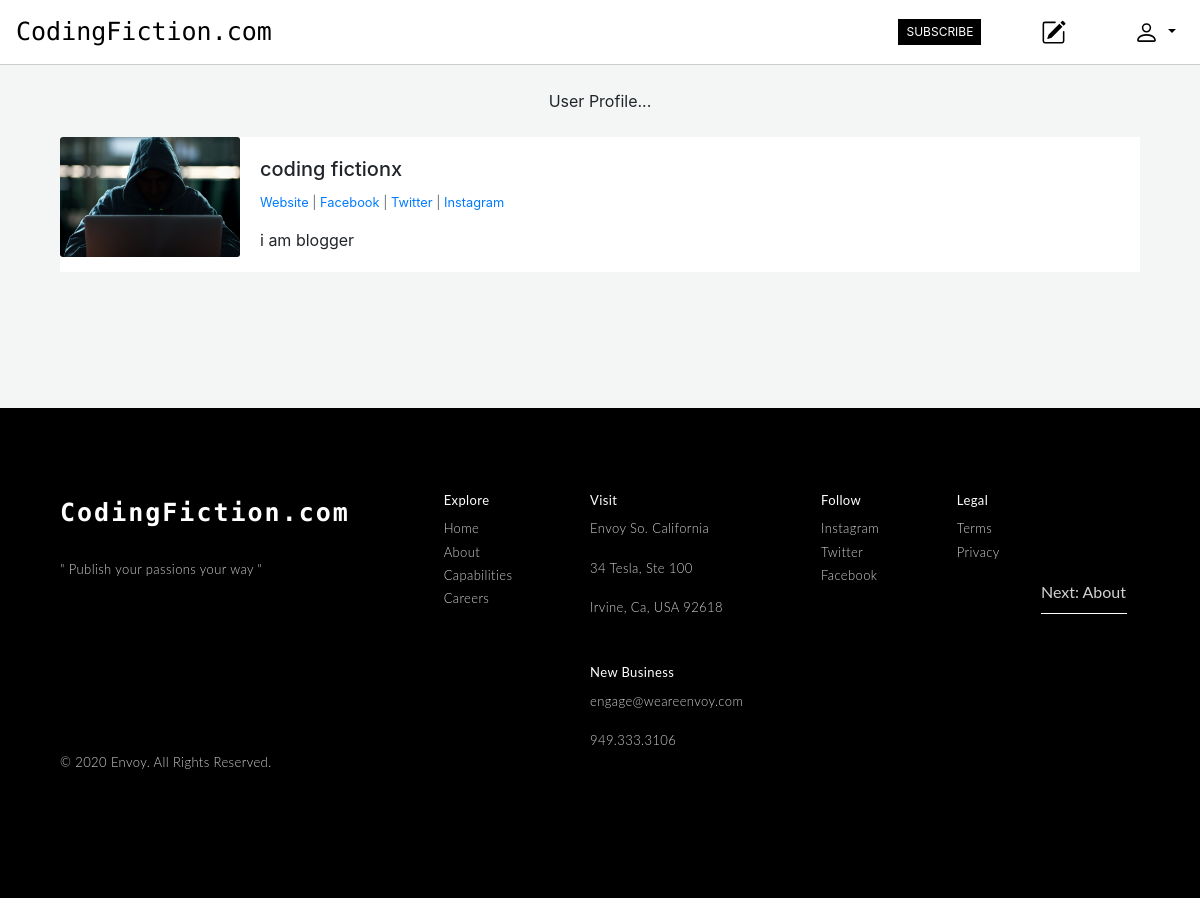
Screenshot of /members/7/profile/ (signed in) with the database file from the repository.
### theblog/models.py (models this page shows, shortened)
class Profile(models.Model):
	user = models.OneToOneField(User, null=True, on_delete=models.CASCADE)
	bio = models.TextField(max_length=50 )
	profile_pic = models.ImageField(null=True, blank=True, upload_to="images/profile/")
	website_url = models.CharField(max_length=255, null=True, blank=True)
	facebook_url = models.CharField(max_length=255, null=True, blank=True)
	twitter_url = models.CharField(max_length=255, null=True, blank=True)
	instagram_url = models.CharField(max_length=255, null=True, blank=True)
	pinterest_url = models.CharField(max_length=255, null=True, blank=True)

### members/views.py (the view)
# urls.py: path('<int:pk>/profile/', ShowProfilePageView.as_view(), name='show_profile_page'),
class ShowProfilePageView(DetailView):
	model = Profile
	template_name = 'registration/user_profile.html'
	def get_context_data(self, *args, **kwargs):
		context = super(ShowProfilePageView, self).get_context_data(*args, **kwargs)
		page_user = get_object_or_404(Profile, id=self.kwargs['pk'])
		context["page_user"] = page_user
		return context

### members/templates/registration/user_profile.html (shortened to what this page needs)
{% extends 'base.html' %}
{% load static %}
{% block content %}
<div class="container small_f d-flex justify-content-center">
	<h>User Profile...</h>
</div>
<br/>
<div class="container">
	<div class="card mb-3">
  <div class="row no-gutters">
    <div class="col-md-2">
{% if page_user.profile_pic %}
      <img src="{{ page_user.profile_pic.url }}" class="card-img">
{% else %}
	<img src="{% static 'theblog/images/default_profile_pic.png' %}" class="card-img">
{% endif %}
    </div>
    <div class="col-md-10">
      <div class="card-body">
        <h5 class="card-title">
        	{{ page_user.user.first_name }}
			{{ page_user.user.last_name }}
		</h5>
<p class="small text-muted">
	{% if page_user.website_url %}
		 <a href="{{ page_user.website_url }}">  Website</a>
	{% endif %}
	{% if page_user.facebook_url %}
		 | <a href="{{ page_user.facebook_url }}">Facebook</a>
	{% endif %}
	{% if page_user.twitter_url %}
		| <a href="{{ page_user.twitter_url }}">Twitter</a>
	{% endif %}
	{% if page_user.instagram_url %}
		| <a href="{{ page_user.instagram_url }}">Instagram</a>
	{% endif %}
</p>
<p class="card-text">
        	{{ page_user.bio }}
        </p>
      </div>
    </div>
  </div>
</div>
</div>
<br/><br/>
{% endblock %}

### theblog/templates/base.html (style rules this page uses)
body { margin: 0px ! important; padding : 0px ! important; background-color: #F4F6F6; background-image: initial; background-position-x: initial; background-position-y: initial; background-size: initial; background-repeat-x: initial; background-repeat-y: initial; background-attachment: initial; background-origin: initial; background-clip: initial; }
.card { border : none ! important; }
.card { border-radius: 0; }

### rows the page displays
Profile: profile_pic (placeholder picture), user.first_name "coding", user.last_name "fictionx", bio "i am blogger"
